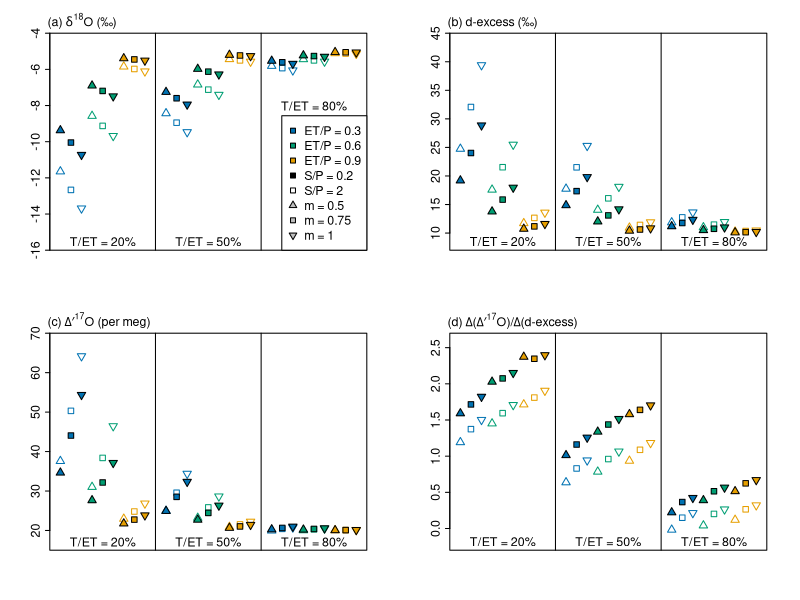

Here is the R script that generated this plot:
rm(list=ls())

#
get_d17O <- function(d18O,D17O){
  1000*(exp(D17O/10^6+0.528*log(d18O/1000+1))-1)
}
get_D17O <- function(d18O,d17O){
  (log(d17O/1000+1)-0.528*log(d18O/1000+1))*10^6
}

# ET
a18_P_lv <- function(temp) {  # function for alpha of precipitation from vapor to liquid (or ice) phase (d18O) (>1)
  if (temp >= 273.15) {exp(1137/temp^2-0.4156/temp-0.00207)}
}
a17_P_lv <- function(temp) {  # function for alpha of precipitation from vapor to liquid (or ice) phase (d18O) (>1)
  if (temp >= 273.15) {exp(1137/temp^2-0.4156/temp-0.00207)^0.529}
}
a2_P_lv <- function(temp){  # function for alpha of precipitation from vapor to liquid (or ice) phase (dD) (>1)
  if (temp >= 273.15){exp(24844/temp^2-76.248/temp+0.05261)}
}
rayleigh_ET <- function(nd,t,h,delta_initial,alpha,k,smow){
  frac <-  1/(1/nd+1)
  r_initial <- (delta_initial/1000+1)*smow
  ae <- ((1-t)*((alpha*k*r_initial)/(1-h+(1-t)*k*h))+t*r_initial*(1/(1+(1-t)*k*(h/(1-h)))))/r_initial
  delta_ET <- ((delta_initial+1000)*(1-frac)^ae-1000*(1-frac)-delta_initial)/(1-frac-1)*(1-t)+delta_initial*t
  return(c((delta_initial-frac*delta_ET)/(1-frac),delta_ET))
}

#
diff18 <- 0.9723
diff17 <- (0.9723^0.518)
diff2 <- 0.9755
smow18 <- 0.0020052
smow17 <- 379.9*10^-6
smow2 <- 155.76*10^-6

#
et_p_ratio <- c(0.3,0.6,0.9)
nd <- et_p_ratio/(1-et_p_ratio)
eet <- c(0.8,0.5,0.2)
ae <- c(0.5,0.75,1)

#
delta_p_18 <- -5
delta_p_17 <- get_d17O(delta_p_18,20)
delta_p_2 <- delta_p_18*8+10
h <- 0.7
color=c("#0072B2","#009E73","#E69F00")
code <- c(24,22,25)

#
dxs_ws <- D17O_ws <- d18O_ws <- d17O_ws <- d2H_ws <- array(NA,dim=c(3,3,3,2))
sp_ratio <- c(0.2,2)
for (i in 1:3){
  for (j in 1:3){
    for (k in 1:3){
      for (l in 1:2){
        num <- 1
        d18Os <- delta_p_18
        d17Os <- delta_p_17
        d2Hs <- delta_p_2
        repeat{
          d18O_mix <- d18Os[num]*(1-1/(sp_ratio[l]+1))+delta_p_18*(1/(sp_ratio[l]+1))
          result18 <- rayleigh_ET(et_p_ratio[i]/sp_ratio[l],1-eet[j],h,d18O_mix,1/a18_P_lv(22+273.15),diff18^ae[k],smow18)
          
          d17O_mix <- d17Os[num]*(1-1/(sp_ratio[l]+1))+delta_p_17*(1/(sp_ratio[l]+1))
          result17 <- rayleigh_ET(et_p_ratio[i]/sp_ratio[l],1-eet[j],h,d17O_mix,1/a17_P_lv(22+273.15),diff17^ae[k],smow17)
          
          d2H_mix <- d2Hs[num]*(1-1/(sp_ratio[l]+1))+delta_p_2*(1/(sp_ratio[l]+1))
          result2 <- rayleigh_ET(et_p_ratio[i]/sp_ratio[l],1-eet[j],h,d2H_mix,1/a2_P_lv(22+273.15),diff2^ae[k],smow2)
          
          num <- num+1
          d18Os[num] <- result18[1]
          d17Os[num] <- result17[1]
          d2Hs[num] <- result2[1]
          dxs <- d2Hs-8*d18Os
          D17O <- get_D17O(d18Os,d17Os)
          if ((abs(dxs[num]-dxs[num-1])<0.01)&(abs(D17O[num]-D17O[num-1])<0.01)){
            break
          }
        }
        dxs_ws[i,j,k,l] <- result2[2]-8*result18[2]
        D17O_ws[i,j,k,l] <- get_D17O(result18[2],result17[2])
        d18O_ws[i,j,k,l] <- result18[2]
        d17O_ws[i,j,k,l] <- result17[2]
        d2H_ws[i,j,k,l] <- result2[2]
      }
    }
  }
}

#
par(mfrow=c(2,2),mar=c(3,3,2,2),xpd=T)

# 1
plot(NA,NA,xlim=c(0,30),ylim=c(-16,-4),xaxs="i",yaxs="i",xaxt="n",yaxt="n")
axis(2,seq(-16,-4,2),cex.axis=0.9,padj=1.1,tck=-0.02)

number <- 1
for (j in 1:3){
  for (i in 1:3){
    for (k in 1:3){
      points(number,d18O_ws[i,j,k,2],col=color[i],pch=code[k])
      points(number,d18O_ws[i,j,k,1],bg=color[i],pch=code[k])
      number <- number +1
    }
  }
  number <- number+1
}

lines(c(10,10),c(-16,-4))
lines(c(20,20),c(-16,-4))
text(5,-15.5,"T/ET = 20%",cex=0.9)
text(15,-15.5,"T/ET = 50%",cex=0.9)
text(25,-8,"T/ET = 80%",cex=0.9)

legend("bottomright",c("ET/P = 0.3","ET/P = 0.6","ET/P = 0.9","S/P = 0.2","S/P = 2","m = 0.5","m = 0.75","m = 1"),
       pch=c(rep(22,5),code),cex=0.9,
       pt.bg=c(color,"black","white",rep("gray",3)))

text(-1,-3.48,expression(paste("(a) ",delta^18,"O"," (\u2030)")),cex=0.9,pos=4)

# 2
plot(NA,NA,xlim=c(0,30),ylim=c(7,45),xaxs="i",yaxs="i",xaxt="n",yaxt="n")
axis(2,seq(10,45,5),cex.axis=0.9,padj=1.1,tck=-0.02)

number <- 1
for (j in 1:3){
  for (i in 1:3){
    for (k in 1:3){
      points(number,dxs_ws[i,j,k,2],col=color[i],pch=code[k])
      points(number,dxs_ws[i,j,k,1],bg=color[i],pch=code[k])
      number <- number +1
    }
  }
  number <- number+1
}

lines(c(10,10),c(7,45))
lines(c(20,20),c(7,45))
text(5,8.6,"T/ET = 20%",cex=0.9)
text(15,8.6,"T/ET = 50%",cex=0.9)
text(25,8.6,"T/ET = 80%",cex=0.9)

text(-1,46.4,expression(paste("(b) d-excess (","\u2030",")")),cex=0.9,pos=4)

# 3
plot(NA,NA,xlim=c(0,30),ylim=c(15,70),xaxs="i",yaxs="i",xaxt="n",yaxt="n")
axis(2,seq(20,70,10),cex.axis=0.9,padj=1.1,tck=-0.02)

number <- 1
for (j in 1:3){
  for (i in 1:3){
    for (k in 1:3){
      points(number,D17O_ws[i,j,k,2],col=color[i],pch=code[k])
      points(number,D17O_ws[i,j,k,1],bg=color[i],pch=code[k])
      number <- number +1
    }
  }
  number <- number+1
}

lines(c(10,10),c(15,70))
lines(c(20,20),c(15,70))
text(5,17.2,"T/ET = 20%",cex=0.9)
text(15,17.2,"T/ET = 50%",cex=0.9)
text(25,17.2,"T/ET = 80%",cex=0.9)

text(-1,72.5,expression(paste("(c) ",Delta*minute^17,"O"," (per meg)")),cex=0.9,pos=4)

# 4
plot(NA,NA,xlim=c(0,30),ylim=c(-0.3,2.7),xaxs="i",yaxs="i",xaxt="n",yaxt="n")
axis(2,seq(0,2.5,0.5),cex.axis=0.9,padj=1.1,tck=-0.02)

number <- 1
for (j in 1:3){
  for (i in 1:3){
    for (k in 1:3){
      points(number,(D17O_ws[i,j,k,2]-20)/(dxs_ws[i,j,k,2]-10),col=color[i],pch=code[k])
      points(number,(D17O_ws[i,j,k,1]-20)/(dxs_ws[i,j,k,1]-10),bg=color[i],pch=code[k])
      number <- number +1
    }
  }
  number <- number+1
}

lines(c(10,10),c(-0.3,2.7))
lines(c(20,20),c(-0.3,2.7))
text(5,-0.175,"T/ET = 20%",cex=0.9)
text(15,-0.175,"T/ET = 50%",cex=0.9)
text(25,-0.175,"T/ET = 80%",cex=0.9)

text(-1,2.83,expression(paste("(d) ",Delta,"(",Delta*minute^17,"O)/",
                                 Delta,"(d-excess)")),cex=0.9,pos=4)